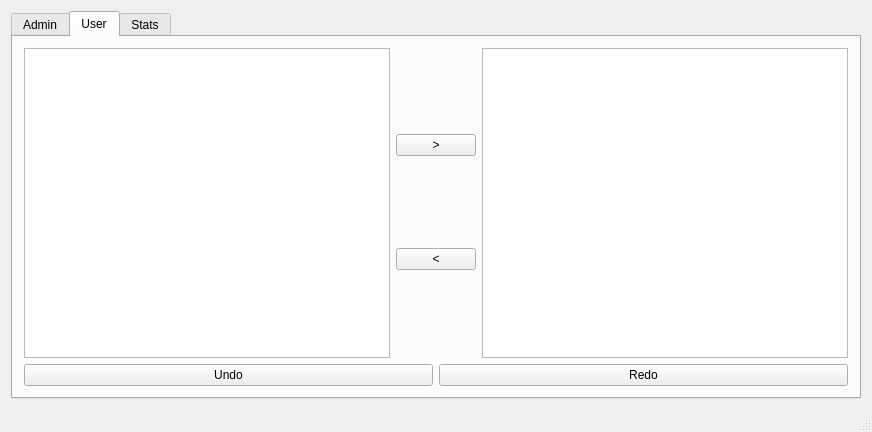
<?xml version="1.0" encoding="UTF-8"?>
<ui version="4.0">
 <class>MainWindow</class>
 <widget class="QMainWindow" name="MainWindow">
  <property name="geometry">
   <rect>
    <x>0</x>
    <y>0</y>
    <width>872</width>
    <height>432</height>
   </rect>
  </property>
  <property name="windowTitle">
   <string>IMDB</string>
  </property>
  <widget class="QWidget" name="centralWidget">
   <property name="enabled">
    <bool>true</bool>
   </property>
   <layout class="QHBoxLayout" name="horizontalLayout">
    <item>
     <widget class="QTabWidget" name="tabWidget">
      <property name="currentIndex">
       <number>1</number>
      </property>
      <widget class="QWidget" name="adminTab">
       <attribute name="title">
        <string>Admin</string>
       </attribute>
       <layout class="QGridLayout" name="gridLayout">
        <item row="0" column="1" rowspan="4" colspan="2">
         <layout class="QFormLayout" name="formLayout_5">
          <item row="0" column="0">
           <widget class="QLabel" name="nameLabel">
            <property name="text">
             <string>Name</string>
            </property>
           </widget>
          </item>
          <item row="0" column="1">
           <widget class="QLineEdit" name="nameEdit"/>
          </item>
          <item row="1" column="0">
           <widget class="QLabel" name="genreLabel">
            <property name="text">
             <string>Genre</string>
            </property>
           </widget>
          </item>
          <item row="1" column="1">
           <widget class="QLineEdit" name="genreEdit">
            <property name="text">
             <string/>
            </property>
           </widget>
          </item>
          <item row="2" column="0">
           <widget class="QLabel" name="yearLabel">
            <property name="text">
             <string>Year</string>
            </property>
           </widget>
          </item>
          <item row="2" column="1">
           <widget class="QSpinBox" name="yearSpinBox">
            <property name="minimum">
             <number>1900</number>
            </property>
            <property name="maximum">
             <number>2100</number>
            </property>
           </widget>
          </item>
          <item row="3" column="0">
           <widget class="QLabel" name="trailerLabel">
            <property name="text">
             <string>Trailer</string>
            </property>
           </widget>
          </item>
          <item row="3" column="1">
           <widget class="QLineEdit" name="trailerEdit"/>
          </item>
          <item row="4" column="0">
           <widget class="QPushButton" name="deleteMovieButton">
            <property name="text">
             <string>Delete</string>
            </property>
           </widget>
          </item>
          <item row="4" column="1">
           <widget class="QPushButton" name="addMovieButton">
            <property name="text">
             <string>Add</string>
            </property>
           </widget>
          </item>
          <item row="5" column="0">
           <widget class="QPushButton" name="undoButton">
            <property name="text">
             <string>Undo</string>
            </property>
           </widget>
          </item>
          <item row="5" column="1">
           <widget class="QPushButton" name="redoButton">
            <property name="text">
             <string>Redo</string>
            </property>
           </widget>
          </item>
         </layout>
        </item>
        <item row="0" column="0" rowspan="4">
         <widget class="QTableView" name="adminTableView">
          <property name="minimumSize">
           <size>
            <width>400</width>
            <height>0</height>
           </size>
          </property>
         </widget>
        </item>
       </layout>
      </widget>
      <widget class="QWidget" name="userTab">
       <attribute name="title">
        <string>User</string>
       </attribute>
       <layout class="QVBoxLayout" name="verticalLayout_2">
        <item>
         <layout class="QHBoxLayout" name="horizontalLayout_3">
          <item>
           <widget class="QTableView" name="userTableView"/>
          </item>
          <item>
           <layout class="QVBoxLayout" name="verticalLayout">
            <item>
             <widget class="QPushButton" name="sendToPlaylistButton">
              <property name="text">
               <string>&gt;</string>
              </property>
             </widget>
            </item>
            <item>
             <widget class="QPushButton" name="sendFromPlaylistButton">
              <property name="text">
               <string>&lt;</string>
              </property>
             </widget>
            </item>
           </layout>
          </item>
          <item>
           <widget class="QTableView" name="playlistTableView"/>
          </item>
         </layout>
        </item>
        <item>
         <layout class="QHBoxLayout" name="horizontalLayout_4">
          <item>
           <widget class="QPushButton" name="userUndoButton">
            <property name="text">
             <string>Undo</string>
            </property>
           </widget>
          </item>
          <item>
           <widget class="QPushButton" name="userRedoButton">
            <property name="text">
             <string>Redo</string>
            </property>
           </widget>
          </item>
         </layout>
        </item>
       </layout>
      </widget>
      <widget class="QWidget" name="statsTab">
       <attribute name="title">
        <string>Stats</string>
       </attribute>
       <layout class="QHBoxLayout" name="horizontalLayout_2"/>
      </widget>
     </widget>
    </item>
   </layout>
  </widget>
  <widget class="QStatusBar" name="statusBar"/>
 </widget>
 <layoutdefault spacing="6" margin="11"/>
 <resources/>
 <connections/>
</ui>
